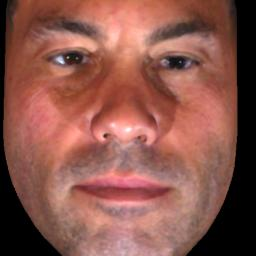
#> input picture face_depth/evaluation/image_0010_007_00.jpg, 256 x 256 px
$ python -i prepro.py   (imports and definitions only)
#> lines starting #> are read from the running program, lines starting #| are printed output that depends on the picture
#> further down, picture is the input picture: shape (256, 256, 3); mean B, G, R 76.1, 86.1, 139.3
#!/usr/bin/env python3
# -*- coding: utf-8 -*-
"""
Created on Tue Jun  8 15:17:42 2021

@author: c
"""

#%%

import h5py
import os
import matplotlib.pyplot as plt
from matplotlib.pyplot import imsave,imread
import numpy as np
import time
import pandas as pd
from scipy.ndimage import zoom
from scipy.ndimage import rotate
import cv2

def run_histogram_equalization(image):
    # convert from RGB color-space to YCrCb
    ycrcb_img = cv2.cvtColor(image, cv2.COLOR_BGR2YCrCb)
#> ycrcb_img: shape (256, 256, 3); mean of channels 0, 1, 2 100.9, 155.4, 114
    # equalize the histogram of the Y channel
    ycrcb_img[:, :, 0] = cv2.equalizeHist(ycrcb_img[:, :, 0])
#> ycrcb_img: shape (256, 256, 3); mean of channels 0, 1, 2 113.8, 155.4, 114
    # convert back to RGB color-space from YCrCb
    equalized_img = cv2.cvtColor(ycrcb_img, cv2.COLOR_YCrCb2BGR)
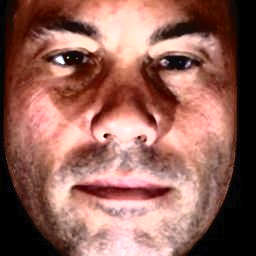
#> equalized_img: shape (256, 256, 3); mean B, G, R 89, 99, 147.2
    return(equalized_img)

def zoom_in(img,csize):
    if len(img.shape)==2:
        img = np.expand_dims(img,-1)
    img =img[csize:img.shape[0]-csize,csize:img.shape[1]-csize]
    img = zoom(img,(512/img.shape[0],512/img.shape[1],1), order=1)
    return(img)

def center_crop(img):
    h,w = img.shape[:2]
    if h<w:
        crop = int((w-h)/2)
        img = img[:,crop:w-crop,:]
    if w<h:
        crop = int((h-w)/2)
        img = img[crop:h-crop,:,:]
    return img


#%%

path = 'tex/'
evaluationp = 'evaluation/'
inputp = 'input/'
targetp = 'target/'

# [4 lines not run here, left out]

#%%


# [1 line that did not run here, left out]
# [1 line that did not run here, left out]

# [1 line that did not run here, left out]
# [1 line that did not run here, left out]
# [1 line that did not run here, left out]
# [1 line that did not run here, left out]
count1 = 0; count2 = 0

# os.mkdir('input_tex'); os.mkdir('target_tex'); os.mkdir('evaluation_tex')

# [81 lines not run here, left out]


#%%


df = pd.DataFrame(columns=['input','target'])
def get_paths(scr,d):
    return [os.path.join(scr+d, f) for f in os.listdir(d)]
# df['input']=pd.Series(np.random.permutation(
#     get_paths('/scratch/shared-christoph-adela/christoph/',inputp)))
# df['target']=pd.Series(np.random.permutation(
#     get_paths('/scratch/shared-christoph-adela/christoph/',targetp)))
# [2 lines that did not run here, left out]
# [2 lines that did not run here, left out]

# [1 line not run here, left out]

# evall = ['/scratch/shared-christoph-adela/christoph/'+evaluationp + f for f in os.listdir(evaluationp)]
evall = [evaluationp + f for f in os.listdir(evaluationp)]

df_e = pd.DataFrame(columns=['input','target'])
df_e['input']= pd.Series(np.sort(np.array(evall)[np.array(['jpg' in f for f in evall])]))
df_e['target']= pd.Series(np.sort(np.array(evall)[np.array(['npy' in f for f in evall])]))
# [1 line not run here, left out]

>>> import cv2
>>> picture = cv2.imread('face_depth/evaluation/image_0010_007_00.jpg')
>>> result = run_histogram_equalization(picture)

$ run again, on face_depth/evaluation/image_0036_021_00.jpg
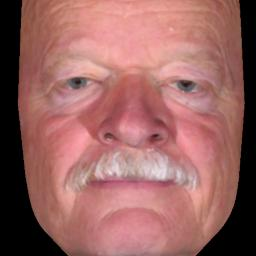
#> input picture face_depth/evaluation/image_0036_021_00.jpg, 256 x 256 px
#> picture is the input picture: shape (256, 256, 3); mean B, G, R 97.7, 100.9, 153.4
#> in run_histogram_equalization, `equalized_img = cv2.cvtColor(ycrcb_img, cv2.COLOR_YCrCb2BGR)`:
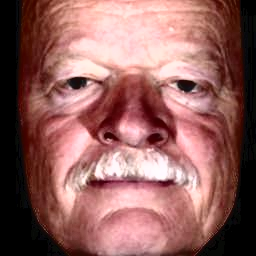
#> equalized_img: shape (256, 256, 3); mean B, G, R 94.1, 97.3, 145.9

$ run again, on face_depth/evaluation/image_0050_028_00.jpg
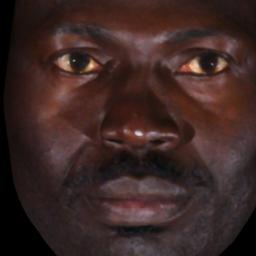
#> input picture face_depth/evaluation/image_0050_028_00.jpg, 256 x 256 px
#> picture is the input picture: shape (256, 256, 3); mean B, G, R 36.8, 39.3, 59.8
#> in run_histogram_equalization, `equalized_img = cv2.cvtColor(ycrcb_img, cv2.COLOR_YCrCb2BGR)`:
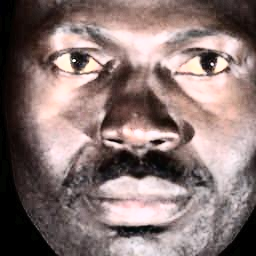
#> equalized_img: shape (256, 256, 3); mean B, G, R 114.5, 117, 136.3
